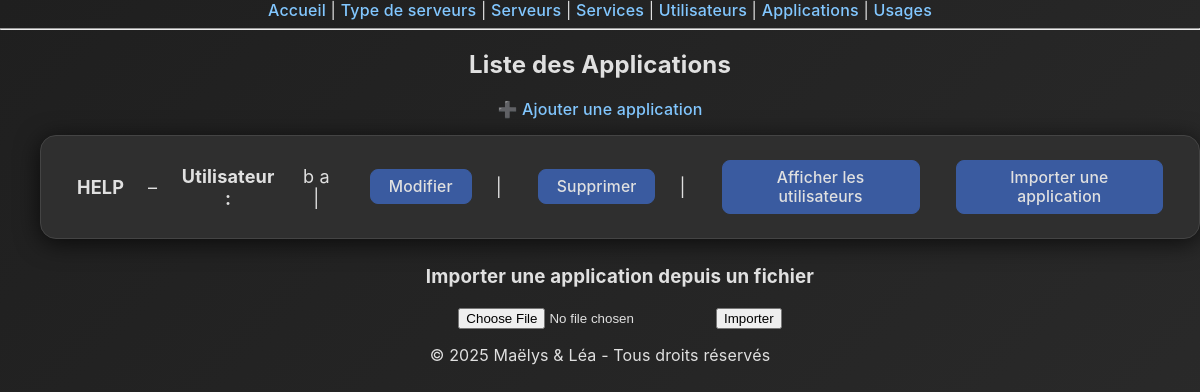
Before: /applications/ with the older database file.
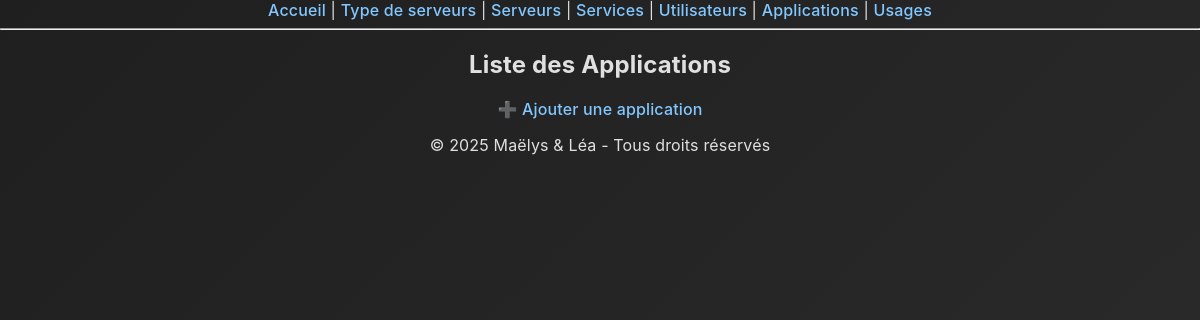
After: the same page with the newer database file.
### monapp/models.py (models this page shows, shortened)
class Applications(models.Model):
    nom_applications = models.CharField(max_length=100)
    logo_applications = models.ImageField(upload_to='logos/', null=True, blank=True)
    utilisateur_applications = models.ForeignKey(Utilisateurs, on_delete=models.CASCADE)
    memoire_utilisee = models.IntegerField(help_text="Mémoire utilisée en Mo", default=0)
    cpu_utilise = models.IntegerField(help_text="Nombre de CPU nécessaires", default=1)

class Utilisateurs(models.Model):
    nom_utilisateurs = models.CharField(max_length=100)
    prenom_utilisateurs = models.CharField(max_length=100)
    email_utilisateurs = models.EmailField(blank=False)
    def __str__(self):
        return f"{self.prenom_utilisateurs} {self.nom_utilisateurs}"

### monapp/views.py (the view)
# urls.py: path('applications/', views.applications_list, name='applications_list'),
def applications_list(request):
    apps = Applications.objects.all()
    return render(request, 'monapp/applications_list.html', {'apps': apps})

### monapp/templates/monapp/applications_list.html (shortened to what this page needs)
{% extends 'monapp/base.html' %}
    {% block content %}
    <h2>Liste des Applications</h2>
    <a href="{% url 'applications_create' %}">➕ Ajouter une application</a>
    <ul>
        {% for app in apps %}
        <li>
            <strong>{{ app.nom_applications }}</strong> – <strong>Utilisateur :</strong> {{ app.utilisateur_applications }}
            | <a href="{% url 'applications_update' app.pk %}">Modifier</a>
            | <a href="{% url 'applications_delete' app.pk %}"
                 onclick="return confirm('Es-tu sûr de vouloir supprimer cette application ?')">Supprimer</a>
            | <a href="{% url 'applications_affiche' %}">Afficher les utilisateurs</a>
                <a href="{% url 'import_application' %}" class="btn btn-primary">Importer une application</a>
        </li>
        <h3>Importer une application depuis un fichier</h3>
        <form method="POST" enctype="multipart/form-data" action="{% url 'import_application' %}">
            <input type="file" name="file" required>
            <button type="submit">Importer</button>
</form>
        {% endfor %}
    </ul>
<footer>
  <p>© 2025 Maëlys & Léa - Tous droits réservés</p>
</footer>
    {% endblock %}

Changed rows visible on the page:
removed Applications: nom_applications "HELP", utilisateur_applications "b a"
